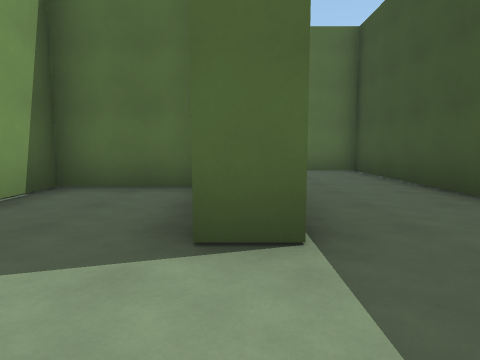
View 1 (above)

15 first-person views from a walk through a level from a Godot 3-D game. The camera is 1.3 m above the floor, tilts 6° down and sees 75° across. The floor is counted in squares, 2 m on a side. Each view is taken from the middle of a square. On the plan, view 1 faces up. The plan holds only what a view shows up to about 10 squares ahead; the rest is blank. The place goes on beyond the plan. Characters and animated objects are not drawn. Surface patterns are stand-ins for the level's own textures.

View 2
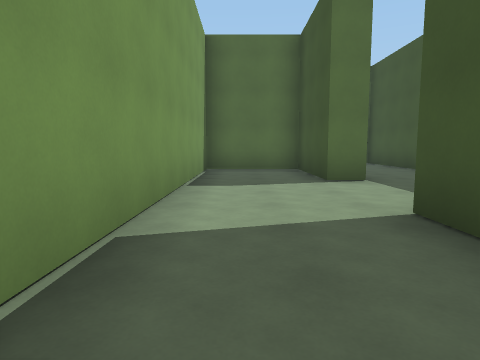

View 3
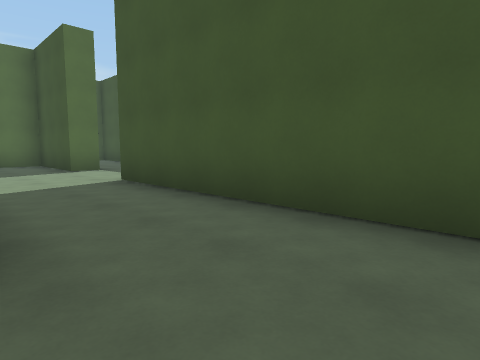

View 4
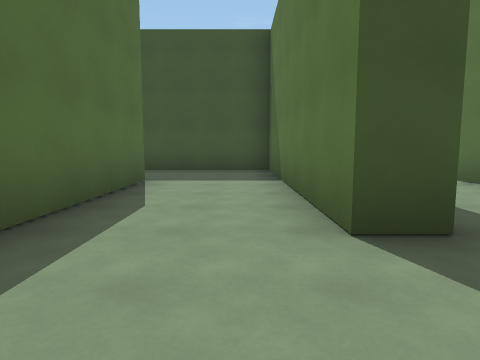

View 5
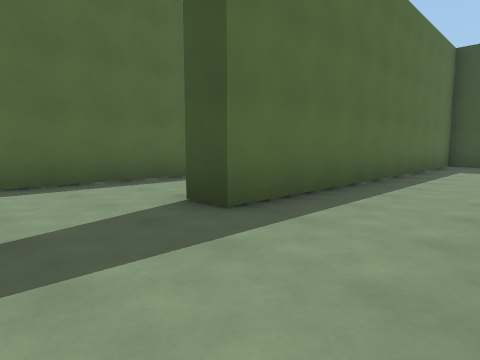

View 6
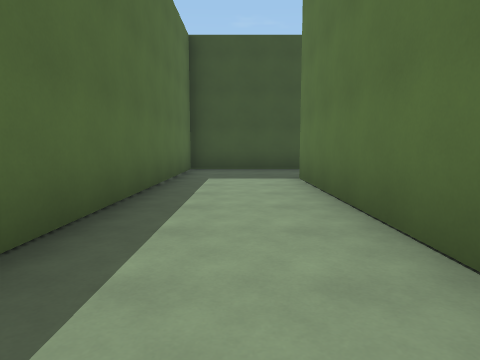

View 7
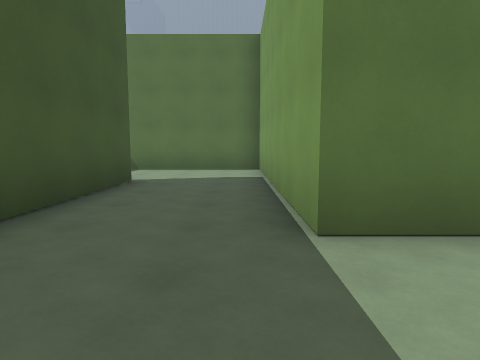

View 8
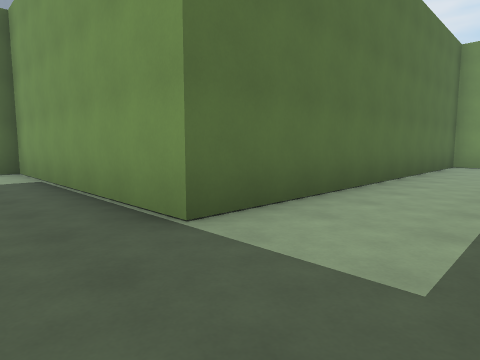

View 9
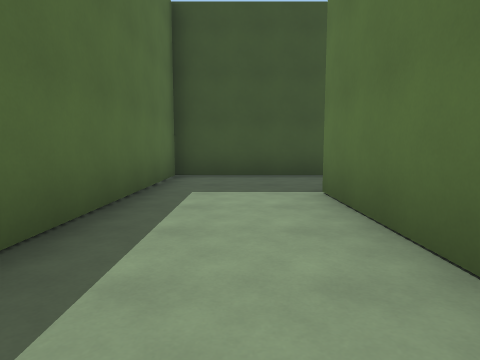

View 10
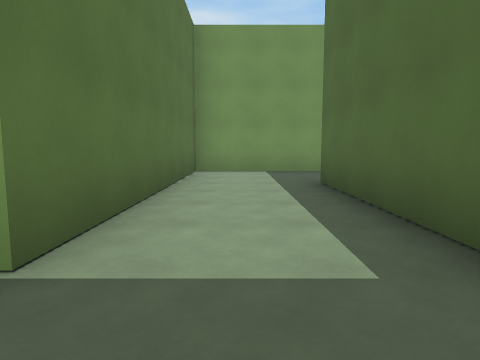

View 11
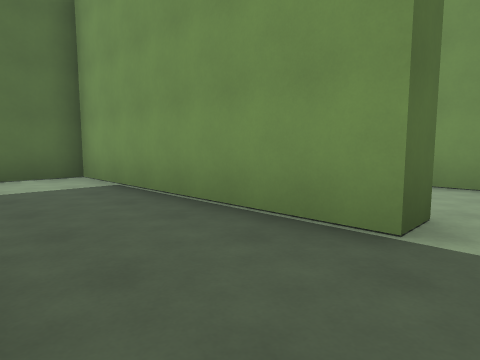

View 12
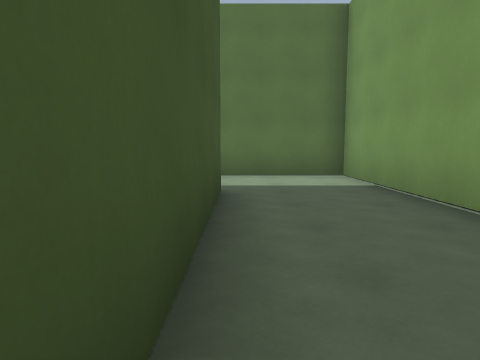

View 13
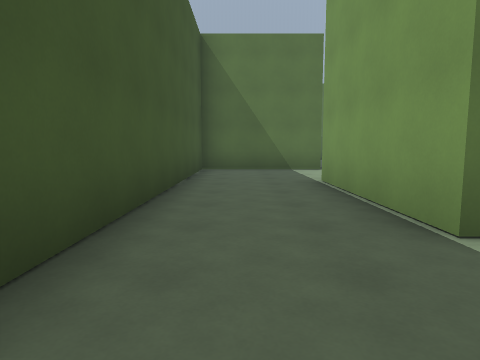

View 14
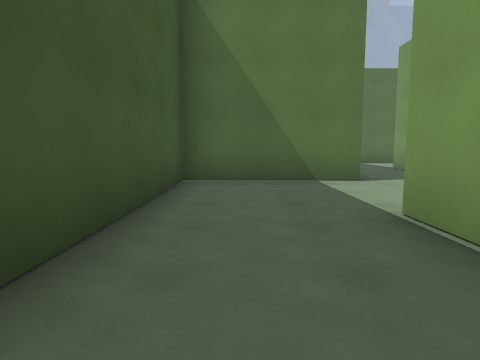

View 15
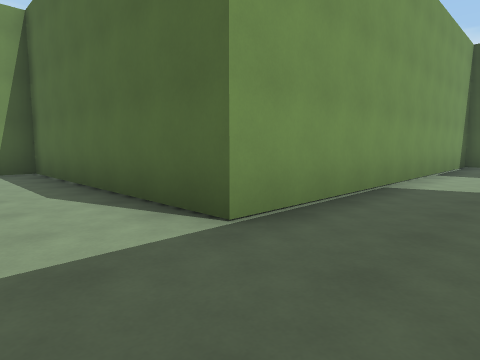

### Floor plan
Points are (right, up) in squares from view 1. A wall is a line through its corners. A room is listed if a view was taken in it or the views show most of it. See-through windows are left out.
Room 1 (views 1, 2, 3, 4, 5, 6, 7, 8, 9, 10, 11, 12, 13, 14, 15)
walls: (-9.8, -10.5) (-9.8, -11.2) (0.4, -11.2) (0.4, -18) (3.5, -18); (3.1, -15.1) (3.1, -8.6) (-6.8, -8.6) (-6.8, -7.8) (-0.3, -7.8) (-0.3, -1) (3.1, -1) (3.1, 8.5) (-3.7, 8.5) (-3.7, 12.8); (-6.4, 12.3) (-6.4, 5.8) (0.4, 5.8) (0.4, 2) (-0.3, 2) (-0.3, 5.1) (-3, 5.1) (-3, -5.2) (-9.8, -5.2) (-9.8, -5.9)
ways out: opening at (-7, 13)

Where each view was taken, in squares from view 1:
view 1: 0 up, 0 right, facing up
view 2: 4 down, 2 left, facing up
view 3: 7 down, 3 left, facing up-right
view 4: 7 down, 9 left, facing right
view 5: 11 down, 9 left, facing up-right
view 6: 10 down, 6 left, facing right
view 7: 9 down, 1 right, facing down
view 8: 9 down, 2 right, facing down-left
view 9: 7 up, 4 left, facing right
view 10: 7 up, 2 right, facing left
view 11: 13 up, 4 left, facing down-left
view 12: 13 up, 4 left, facing down
view 13: 8 up, 2 right, facing down
view 14: 5 up, 2 right, facing down
view 15: 7 down, 1 left, facing up-left
